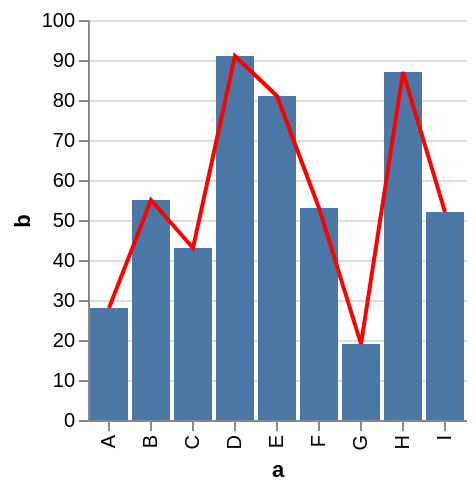

Here is the Vega-Lite specification saved for this chart:
### Vega specification from a JSON file in a GitHub repository (floating-point values rounded to 4 significant figures)
{"$schema": "http://vega.github.io/schema/vega/v3.0.json", "autosize": "pad", "padding": 5, "encode": {"update": {"fill": {"value": "transparent"}}}, "data": [{"name": "source_0", "values": [{"a": "A", "b": 28}, {"a": "B", "b": 55}, {"a": "C", "b": 43}, {"a": "D", "b": 91}, {"a": "E", "b": 81}, {"a": "F", "b": 53}, {"a": "G", "b": 19}, {"a": "H", "b": 87}, {"a": "I", "b": 52}]}, {"name": "data_1", "source": "source_0", "transform": [{"type": "formula", "expr": "toNumber(datum[\"b\"])", "as": "b"}, {"type": "filter", "expr": "datum[\"b\"] !== null && !isNaN(datum[\"b\"])"}]}, {"name": "data_2", "source": "source_0", "transform": [{"type": "formula", "expr": "toNumber(datum[\"b\"])", "as": "b"}, {"type": "filter", "expr": "datum[\"b\"] !== null && !isNaN(datum[\"b\"])"}, {"type": "collect", "sort": {"field": "a", "order": "descending"}}]}], "signals": [{"name": "width", "update": "max(layer_0_width, layer_1_width)"}, {"name": "height", "update": "max(layer_0_height, layer_1_height)"}, {"name": "layer_0_width", "update": "bandspace(domain('x').length, 0.1, 0.05) * 21"}, {"name": "layer_0_height", "update": "200"}, {"name": "layer_1_width", "update": "bandspace(domain('x').length, 0.1, 0.05) * 21"}, {"name": "layer_1_height", "update": "200"}], "marks": [{"name": "layer_0_marks", "type": "rect", "role": "bar", "from": {"data": "data_1"}, "encode": {"update": {"x": {"scale": "x", "field": "a"}, "width": {"scale": "x", "band": true}, "y": {"scale": "y", "field": "b"}, "y2": {"scale": "y", "value": 0}, "fill": {"value": "#4c78a8"}}}, "clip": true}, {"name": "layer_1_marks", "type": "line", "from": {"data": "data_2"}, "encode": {"update": {"x": {"scale": "x", "field": "a", "band": 0.5}, "y": {"scale": "y", "field": "b"}, "stroke": {"value": "red"}}}, "clip": true}], "scales": [{"name": "x", "type": "band", "domain": {"fields": [{"data": "data_1", "field": "a"}, {"data": "data_2", "field": "a"}], "sort": true}, "range": {"step": 21}, "round": true, "paddingInner": 0.1, "paddingOuter": 0.05}, {"name": "y", "type": "linear", "domain": {"fields": [{"data": "data_1", "field": "b"}, {"data": "data_2", "field": "b"}], "sort": true}, "range": [200, 0], "round": true, "nice": true, "zero": true}], "axes": [{"scale": "x", "orient": "bottom", "tickCount": 5, "title": "a", "zindex": 1, "encode": {"labels": {"update": {"angle": {"value": 270}, "align": {"value": "right"}, "baseline": {"value": "middle"}}}}}, {"scale": "y", "format": "s", "orient": "left", "title": "b", "zindex": 1}, {"scale": "y", "domain": false, "format": "s", "grid": true, "labels": false, "orient": "left", "ticks": false, "zindex": 0, "gridScale": "x"}]}
